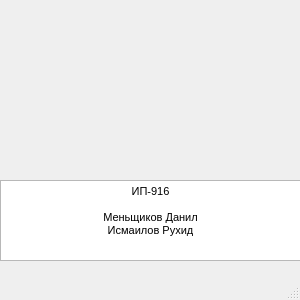
<?xml version="1.0" encoding="UTF-8"?>
<ui version="4.0">
 <class>authors</class>
 <widget class="QMainWindow" name="authors">
  <property name="geometry">
   <rect>
    <x>0</x>
    <y>0</y>
    <width>300</width>
    <height>300</height>
   </rect>
  </property>
  <property name="minimumSize">
   <size>
    <width>300</width>
    <height>300</height>
   </size>
  </property>
  <property name="maximumSize">
   <size>
    <width>300</width>
    <height>300</height>
   </size>
  </property>
  <property name="windowTitle">
   <string>Информация об авторах</string>
  </property>
  <widget class="QWidget" name="centralwidget">
   <widget class="QLabel" name="label">
    <property name="geometry">
     <rect>
      <x>60</x>
      <y>0</y>
      <width>191</width>
      <height>171</height>
     </rect>
    </property>
    <property name="maximumSize">
     <size>
      <width>555550</width>
      <height>555550</height>
     </size>
    </property>
    <property name="text">
     <string/>
    </property>
    <property name="pixmap">
     <pixmap>../../../../../../Downloads/madara.png</pixmap>
    </property>
   </widget>
   <widget class="QTextEdit" name="textEdit">
    <property name="geometry">
     <rect>
      <x>0</x>
      <y>180</y>
      <width>301</width>
      <height>81</height>
     </rect>
    </property>
    <property name="readOnly">
     <bool>true</bool>
    </property>
    <property name="html">
     <string>&lt;!DOCTYPE HTML PUBLIC &quot;-//W3C//DTD HTML 4.0//EN&quot; &quot;http://www.w3.org/TR/REC-html40/strict.dtd&quot;&gt;
&lt;html&gt;&lt;head&gt;&lt;meta name=&quot;qrichtext&quot; content=&quot;1&quot; /&gt;&lt;style type=&quot;text/css&quot;&gt;
p, li { white-space: pre-wrap; }
&lt;/style&gt;&lt;/head&gt;&lt;body style=&quot; font-family:'MS Shell Dlg 2'; font-size:8.25pt; font-weight:400; font-style:normal;&quot;&gt;
&lt;p align=&quot;center&quot; style=&quot; margin-top:0px; margin-bottom:0px; margin-left:0px; margin-right:0px; -qt-block-indent:0; text-indent:0px;&quot;&gt;ИП-916&lt;/p&gt;
&lt;p align=&quot;center&quot; style=&quot;-qt-paragraph-type:empty; margin-top:0px; margin-bottom:0px; margin-left:0px; margin-right:0px; -qt-block-indent:0; text-indent:0px;&quot;&gt;&lt;br /&gt;&lt;/p&gt;
&lt;p align=&quot;center&quot; style=&quot; margin-top:0px; margin-bottom:0px; margin-left:0px; margin-right:0px; -qt-block-indent:0; text-indent:0px;&quot;&gt;Меньщиков Данил&lt;br /&gt;Исмаилов Рухид&lt;/p&gt;
&lt;p align=&quot;center&quot; style=&quot;-qt-paragraph-type:empty; margin-top:0px; margin-bottom:0px; margin-left:0px; margin-right:0px; -qt-block-indent:0; text-indent:0px;&quot;&gt;&lt;br /&gt;&lt;/p&gt;&lt;/body&gt;&lt;/html&gt;</string>
    </property>
   </widget>
  </widget>
  <widget class="QMenuBar" name="menubar">
   <property name="geometry">
    <rect>
     <x>0</x>
     <y>0</y>
     <width>300</width>
     <height>20</height>
    </rect>
   </property>
  </widget>
  <widget class="QStatusBar" name="statusbar"/>
 </widget>
 <resources/>
 <connections/>
</ui>
